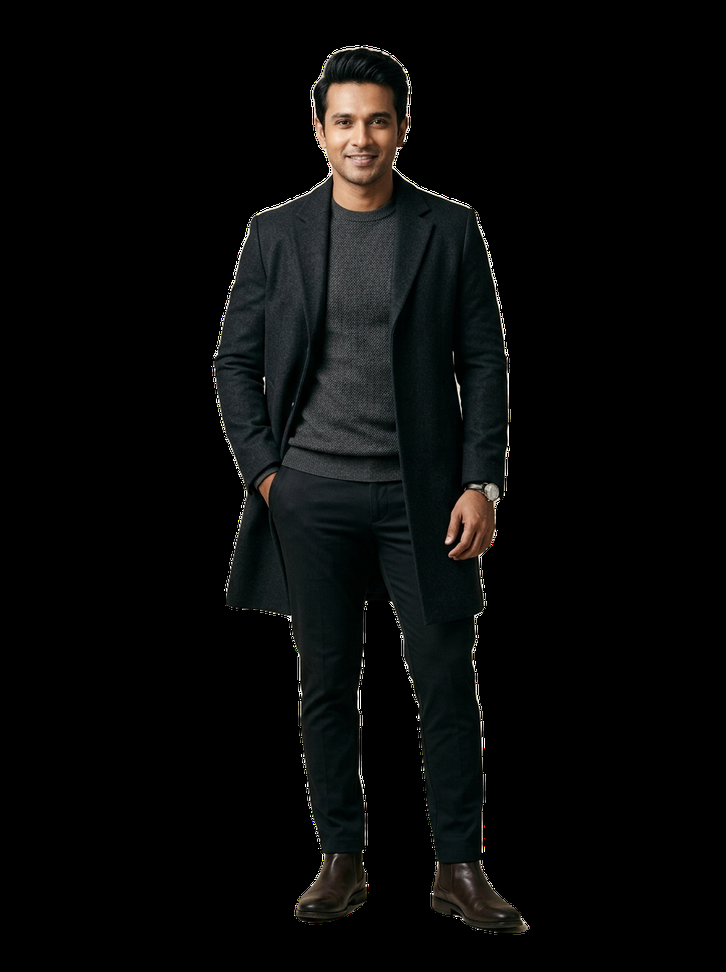
#> input picture Tawsif Mahbub Website/assets/tawsif_hero_cutout.png, 726 x 972 px, shrunk from 896 x 1200 before the run, given in place of fb_photo_page_0.jpg, which was not available
$ python refine_sunglasses_cutout.py
#> lines starting #> are read from the running program, lines starting #| are printed output that depends on the picture; after the words box and inside, x2 and y2 are one past the last pixel; in counts of white or black regions, pixels touching at a corner belong together
import cv2
import numpy as np

# Load original RGB and initial cutout
rgb = cv2.imread(r"g:\Download Official\Tawsif Mahbub Website\public\assets\fb\fb_photo_page_0.jpg")
#> rgb is the input picture: shape (972, 726, 3); mean B, G, R 8.3, 8.8, 8.2
cutout = cv2.imread(r"g:\Download Official\Tawsif Mahbub Website\public\assets\tawsif_fb_cutout_clean.png", cv2.IMREAD_UNCHANGED)
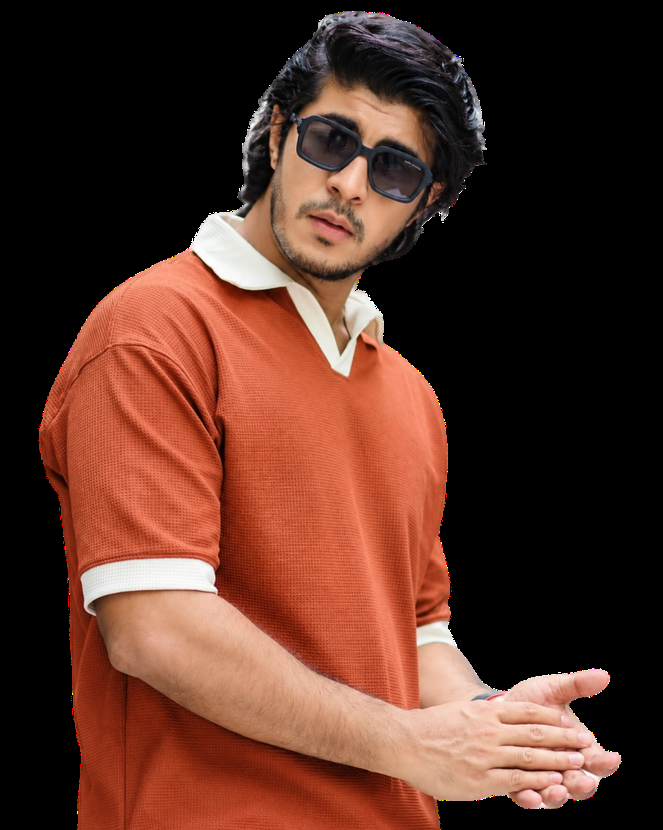
#> input picture Tawsif Mahbub Website/assets/tawsif_hero_orange_sunglasses.png, 663 x 830 px, shrunk from 819 x 1024 before the run, given in place of tawsif_fb_cutout_clean.png, which was not available
#> cutout is the input picture: shape (830, 663, 4); mean B, G, R, A 38.4, 50.1, 87.6, 125.4

alpha = cutout[:, :, 3]
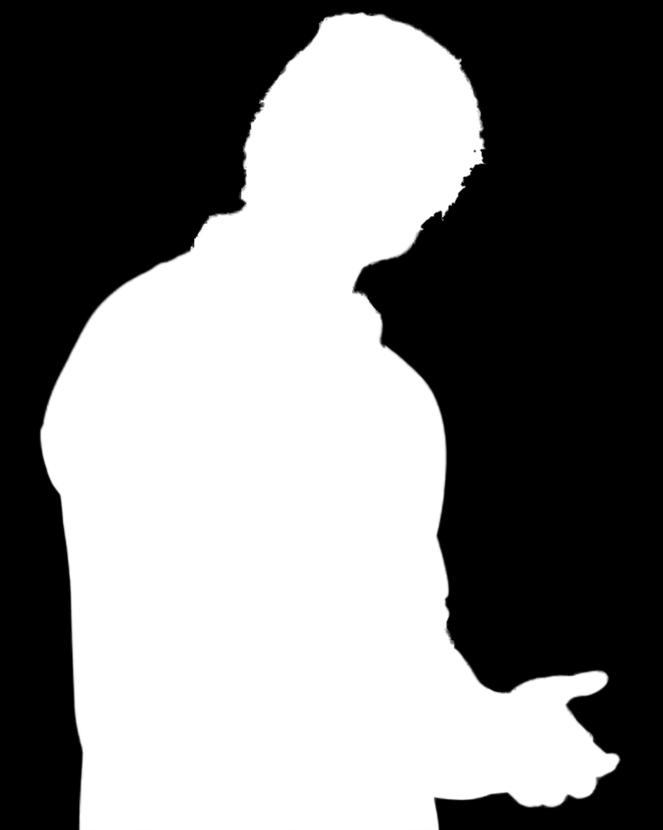
#> alpha: shape (830, 663); min 0, max 255, mean 125.4

# Keep only the largest connected component
num_labels, labels, stats, centroids = cv2.connectedComponentsWithStats((alpha > 30).astype(np.uint8))
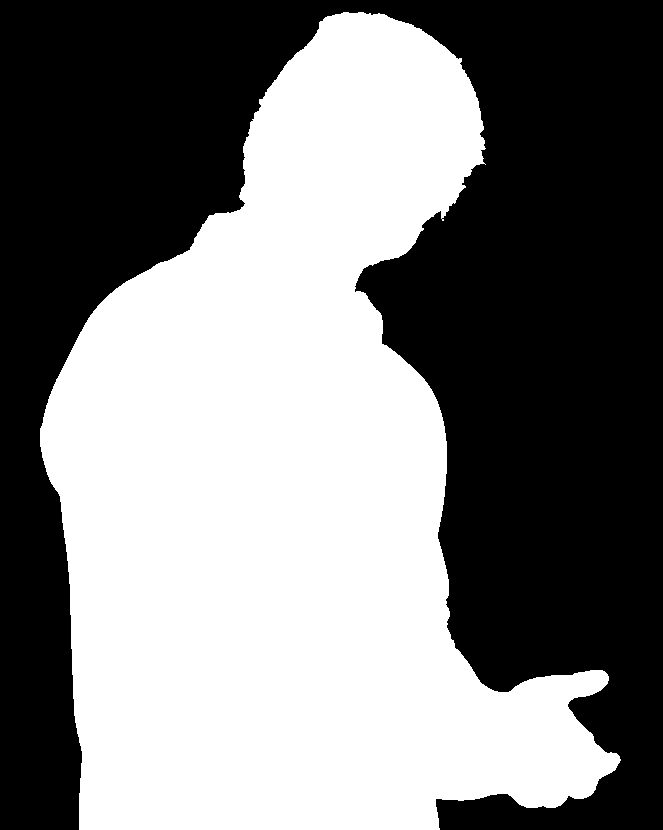
#> labels: shape (830, 663) int32; values 0 (black) and 1 (white), 49.6% white; 1 white region, box (x1, y1, x2, y2) and area: (40, 12, 621, 830) 273021
#> num_labels = 2; stats = [[0, 0, 663, 830, 277269], [40, 12, 581, 818, 273021]]; centroids = [[373.2, 336.5], [288.2, 493.7]]
largest_idx = 1 + np.argmax(stats[1:, cv2.CC_STAT_AREA])
#> largest_idx = 1
clean_mask = (labels == largest_idx).astype(np.uint8) * 255
#> clean_mask: shape (830, 663); 49.6% white; 1 white region

# Fill internal holes in the mask
contours, _ = cv2.findContours(clean_mask, cv2.RETR_EXTERNAL, cv2.CHAIN_APPROX_SIMPLE)
#> contours = 1 contour; box (x1, y1, x2, y2) and area: (40, 12, 621, 830) 271722
filled_mask = np.zeros_like(clean_mask)
cv2.drawContours(filled_mask, contours, -1, 255, thickness=cv2.FILLED)

# Multiply by original alpha to preserve feathered hair edges
refined_alpha = (alpha.astype(np.float32) / 255.0) * (filled_mask.astype(np.float32) / 255.0)

# Apply gentle edge antialiasing (0.8px Gaussian) only along the edge band
edge_band = cv2.morphologyEx(filled_mask, cv2.MORPH_GRADIENT, cv2.getStructuringElement(cv2.MORPH_ELLIPSE, (5, 5)))
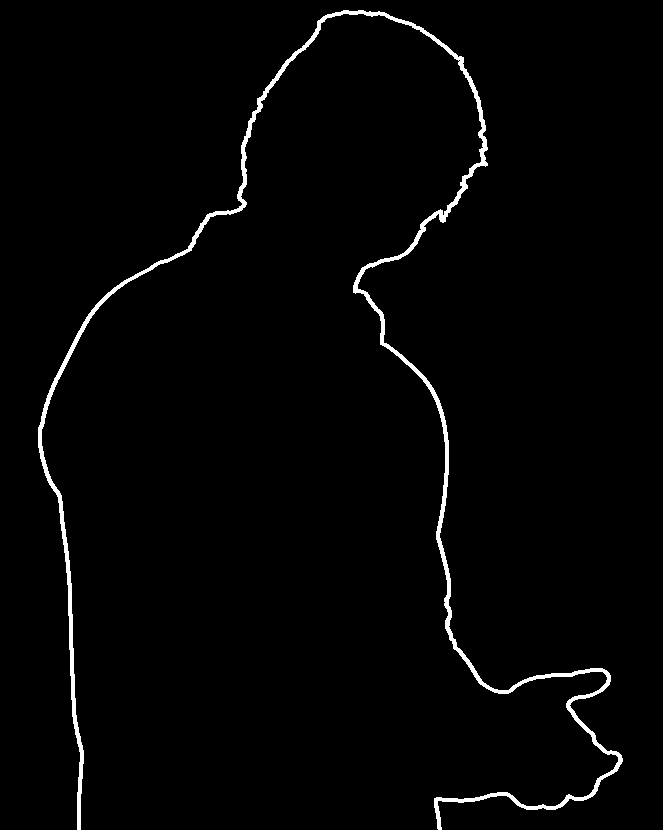
#> edge_band: shape (830, 663); 1.8% white; 1 white region, box (x1, y1, x2, y2) and area: (38, 10, 623, 830) 10069
blurred_alpha = cv2.GaussianBlur(refined_alpha, (3, 3), 0.7)
final_alpha = np.where(edge_band > 0, blurred_alpha, refined_alpha)
final_alpha = np.clip(final_alpha * 255, 0, 255).astype(np.uint8)

# Color decontamination for edge pixels (prevent dark or blue fringe from original background)
# Where alpha is semi-transparent (10 < alpha < 240), blend color with eroded foreground color
solid_fg = (final_alpha > 240).astype(np.uint8)
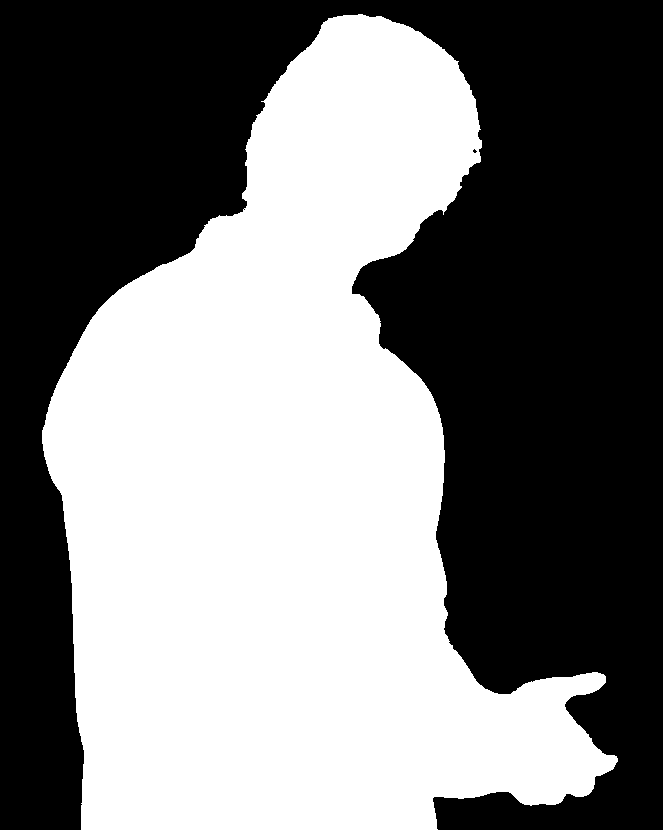
#> solid_fg: shape (830, 663); values 0 (black) and 1 (white), 48.5% white; 1 white region, box (x1, y1, x2, y2) and area: (42, 14, 618, 830) 267159
# Inpaint color outward from solid foreground
#> (the run stopped early here; a loop or call above may not have finished)
